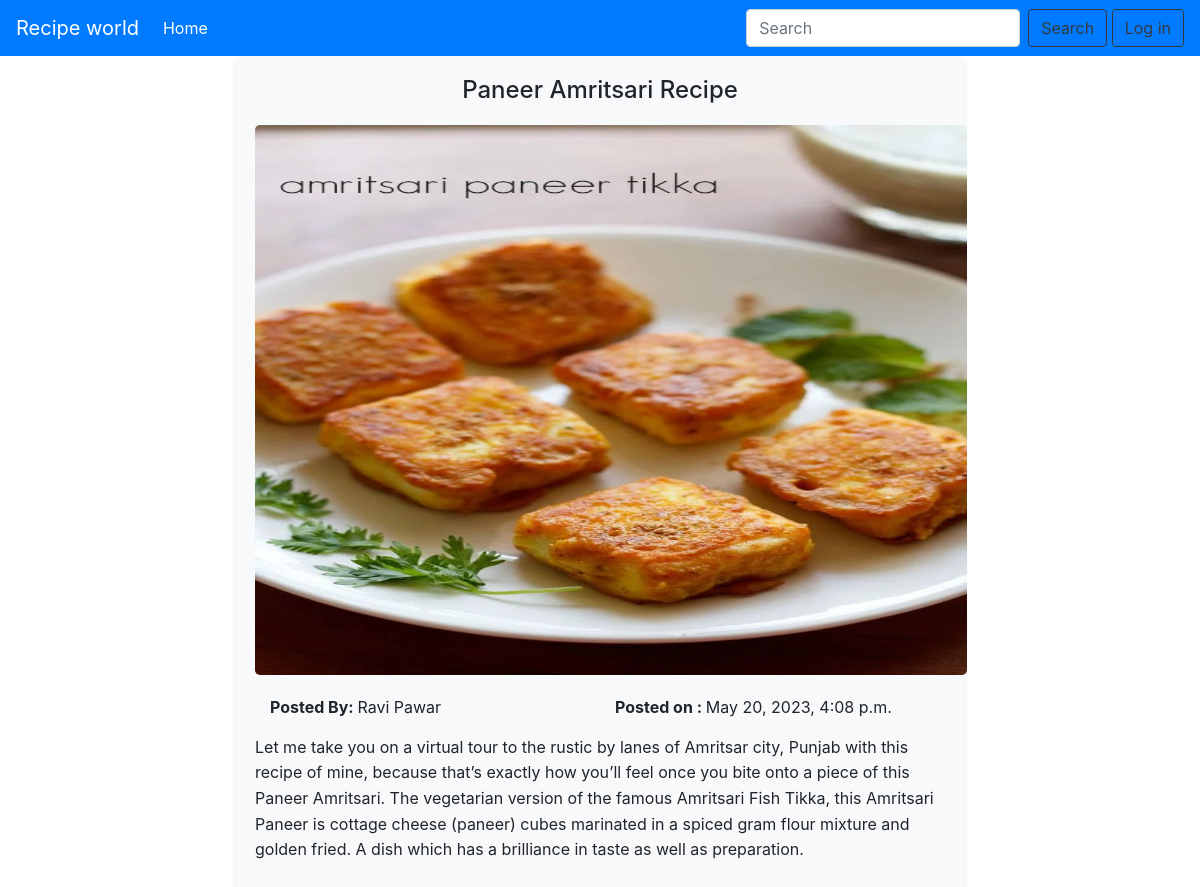
The app's page /recipe_world/4 with its own data.
### recipe_app/models.py (models this page shows, shortened)
class Recipe(models.Model):
    title = models.CharField(max_length=255)
    description = models.TextField()
    posted_by = models.ForeignKey(
        User, on_delete=models.SET_NULL, null=True, related_name="recipe_user"
    )
    created_at = models.DateTimeField(auto_now_add=True)
    image = models.ImageField(upload_to="images/", null=True)

### recipe_app/views.py (the view)
# urls.py: path("<int:id>", recipe_details, name="recipe_details"),
def recipe_details(request, id):
    recipe = Recipe.objects.get(id=id)
    return render(request, "post_details.html", context={"recipe": recipe})

### templates/post_details.html
{% extends 'base.html' %}
{% block body_block %}
<div class="container">
    <div class="row">
      <div class="col-md-8 offset-md-2">
        <div class="post-container">
          <h1 class="post-title">{{recipe.title}}</h1>
          <img style="width: 712px; height: 550px;" src="/media/{{MEDIA_URL}}{{recipe.image}}" alt="Post Image" class="post-image">
          <div class="container">
            <div class="row">
              <div class="col-md-6">
                <p><strong>Posted By: </strong>{{recipe.posted_by.first_name}} {{recipe.posted_by.last_name}}</p>
              </div>
              <div class="col-md-6">
                <p><strong>Posted on : </strong>{{recipe.created_at}}</p>
              </div>
            </div>
          </div>
          <p class="post-description">{{recipe.description}}</p>
        </div>
      </div>
    </div>
  </div>
  {% endblock %}

### templates/base.html (style rules this page uses)
body { overflow-x: hidden; }
.post-container { background-color: #f8f9fa; padding: 20px; border-radius: 5px; box-shadow: 0 2px 4px rgba(0, 0, 0, 0.1); }
.post-title { text-align: center; font-size: 24px; margin-bottom: 20px; }
.post-image { width: 100%; height: auto; border-radius: 5px; margin-bottom: 20px; }
.post-description { line-height: 1.6; margin-bottom: 20px; }

### records on screen
Recipe: title "Paneer Amritsari Recipe", image (picture), posted_by.first_name "Ravi", posted_by.last_name "Pawar", created_at "May 20, 2023, 4:08 p.m.", description "Let me take you on a virtual tour to the rustic by lanes of Amritsar city, Punjab with this recipe of mine, because that’s exactly how you’ll feel once you bite onto a piece of this Paneer Amritsari. The vegetarian version of the famous Amritsari Fish Tikka, this Amritsari Paneer is cottage cheese (paneer) cubes marinated in a spiced gram flour mixture and golden fried. A dish which has a brilliance in taste as well as preparation."
